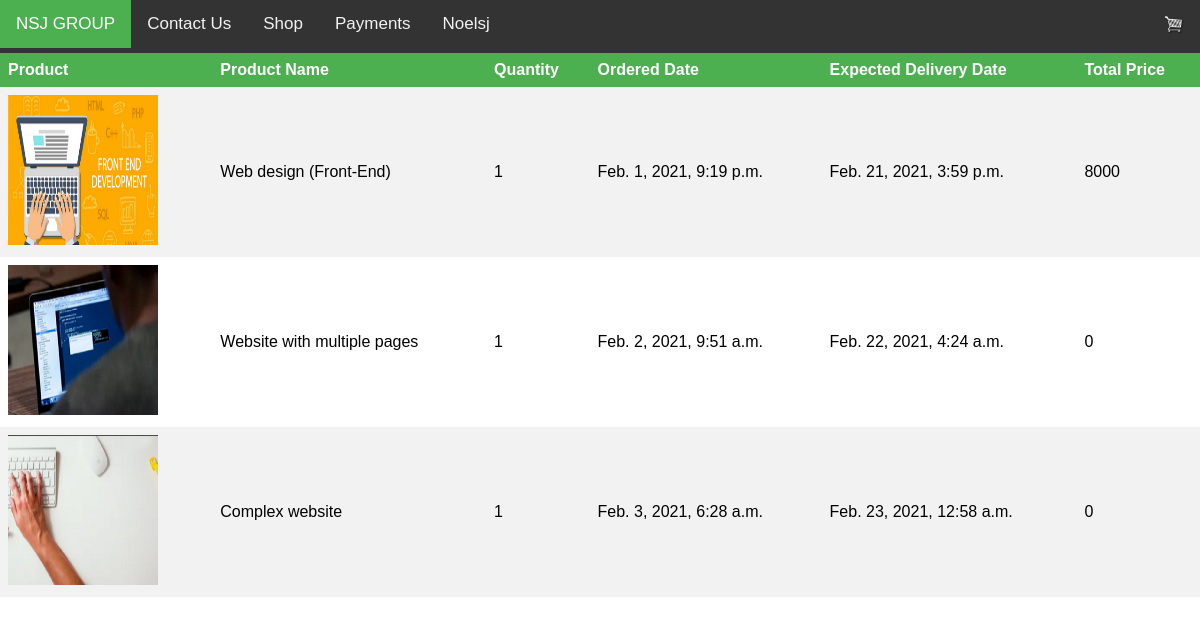
Screenshot of /accounts/orders/9/ (signed in) with the database file from the repository.
### accounts/models.py (models this page shows, shortened)
class Order(models.Model):
    order_useremail = models.EmailField(default=None)
    order_name = models.CharField(max_length=1024)
    order_image = models.ImageField(upload_to = 'orderimages/')
    order_price = models.PositiveIntegerField()
    order_publisher = models.CharField(max_length=1024)
    order_origin = models.CharField(max_length=1024)
    order_description = models.TextField()
    order_domain= models.CharField(max_length=100, default='null')
    order_quantity = models.PositiveIntegerField(default=1)
    order_total_price = models.PositiveIntegerField(default=0)
    order_ordered_date = models.DateTimeField(default= datetime.now())
    order_delivery_date = models.DateTimeField(default= return_datetime)
    order_address = models.TextField(default="address")
    order_phonenumber = models.IntegerField(default=9061325108)
    paymentstatus = models.CharField(max_length =100, default=False)

### accounts/views.py (the view)
# urls.py: path('orders/<int:userid>/', orders_view, name="orders_view"),
def orders_view(request, userid):
    login_user = User.objects.get(pk= userid)
    try:
        user = UserRegister.objects.get(user_email= login_user.email)
    except UserRegister.DoesNotExist:
        text = "No Orders yet"
        return render(request, 'note.html', {'text': text})
    order = Order.objects.filter(order_useremail= login_user.email)
    return render(request, 'orders_view.html', {'order': order})

### templates/orders_view.html (shortened to what this page needs)
{% extends "menu.html" %}
{% block content %}
    <body>
        <table>
            <tr>
                <th>Product</th>
                <th>Product Name</th>
                <th>Quantity</th>
                <th>Ordered Date</th>
                <th>Expected Delivery Date</th>
                <th>Total Price</th>
            </tr>
            {% for order in order %}
            <tr>
                <td><img src={{order.order_image.url}} width="150px" height="150px" alter="product Image"></td>
                <td>{{order.order_name}}</td>
                <td>{{order.order_quantity}}</td>
                <td>{{order.order_ordered_date}}</td>
                <td>{{order.order_delivery_date}}</td>
                <td>{{order.order_total_price}}</td>
            </tr>
            {% endfor %}
        </table>
        <br><br><br><br><br><br><br><br><br><br>
    </body>
{% endblock %}

### templates/menu.html (shortened to what this page needs)
<!DOCTYPE html>
<html>
<head>
<link rel="stylesheet" href="https://cdnjs.cloudflare.com/ajax/libs/font-awesome/4.7.0/css/font-awesome.min.css">
</head>
<body>
{% block topnav  %}
<div class="topnav" id="myTopnav">
    <a class="active" href="{% url "home" %}">NSJ GROUP</a>
    <a href="{% url "Aboutus" %}">Contact Us</a>
    <a href="{% url "index" %}">Shop</a>
    <a href="{% url "Mainpayment" %}">Payments</a>
    {% if user.is_authenticated %}
          <a href="{% url 'profile' user.id %}">{{user.username}}</a>
          <a href="{% url "addtocart_view" user.id %}" style="float: right;"><img style=" height: 20px;" src="/media/cart.png"></a>
    {% else %}
          <a href="{% url "Login" %}">Sign in</a>
          <a href="{% url "Register" %}">Sign Up </a>
          <a href="{% url "Login" %}" style="float: right;"><img style=" height: 20px;" src="/media/cart.png"></a>
     {% endif %}
</div>
{% endblock %}
{% block content %}{% endblock %}
</body>
</html>

### templates/menu.html (style rules this page uses)
body { margin: 0; font-family: Arial, Helvetica, sans-serif; }
.topnav { overflow: hidden; background-color: #333; }
.topnav a { float: left; display: block; color: #f2f2f2; text-align: center; padding: 14px 16px; text-decoration: none; font-size: 17px; }
.topnav a.active { background-color: #4CAF50; color: white; }

### templates/orders_view.html (style rules this page uses)
table { border-collapse: collapse; width: 100%; }
th, td { text-align: left; padding: 8px; }
tr:nth-child(even) { background-color: #f2f2f2 }
th { background-color: #4CAF50; color: white; }

### rows the page displays
Order: order_image (picture), order_name "Web design (Front-End)", order_quantity "1", order_ordered_date "Feb. 1, 2021, 9:19 p.m.", order_delivery_date "Feb. 21, 2021, 3:59 p.m.", order_total_price "8000"
Order: order_image (picture), order_name "Website with multiple pages", order_quantity "1", order_ordered_date "Feb. 2, 2021, 9:51 a.m.", order_delivery_date "Feb. 22, 2021, 4:24 a.m.", order_total_price "0"
Order: order_image (picture), order_name "Complex website", order_quantity "1", order_ordered_date "Feb. 3, 2021, 6:28 a.m.", order_delivery_date "Feb. 23, 2021, 12:58 a.m.", order_total_price "0"

### other values shown
{{ user.username }} "Noelsj"
